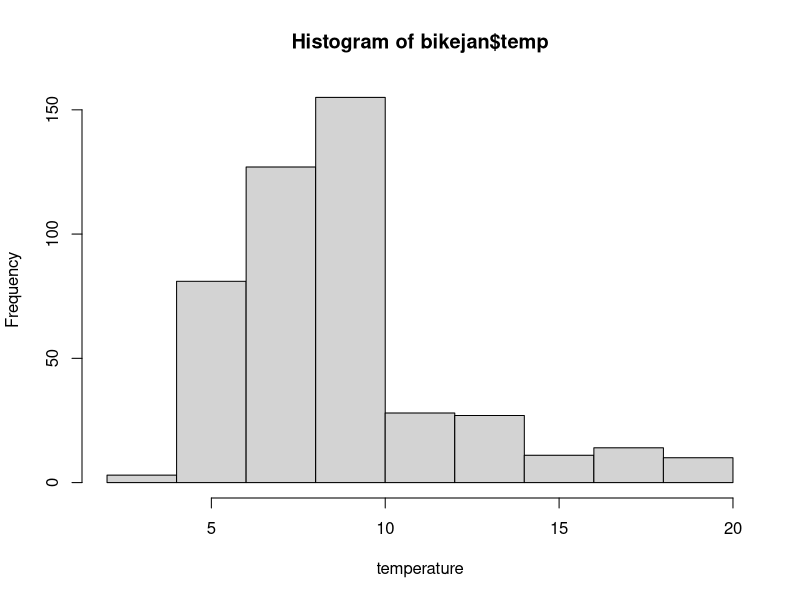
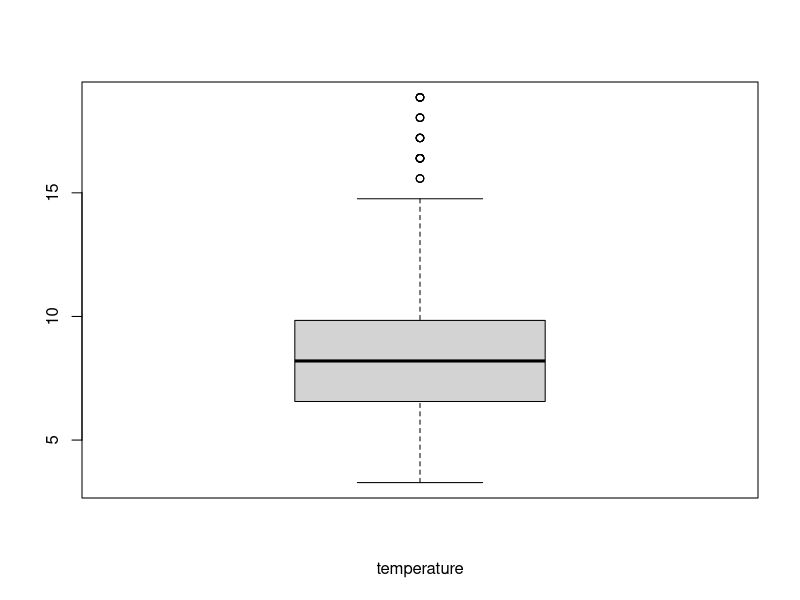
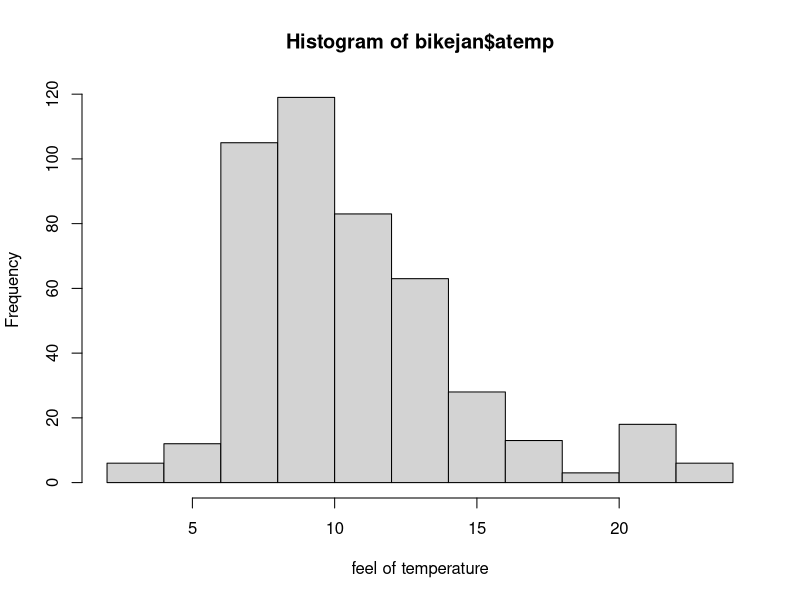
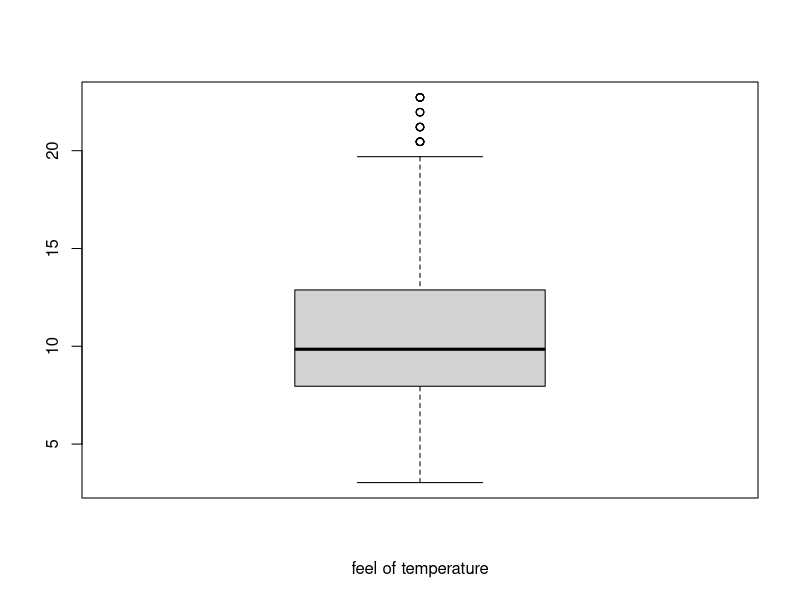
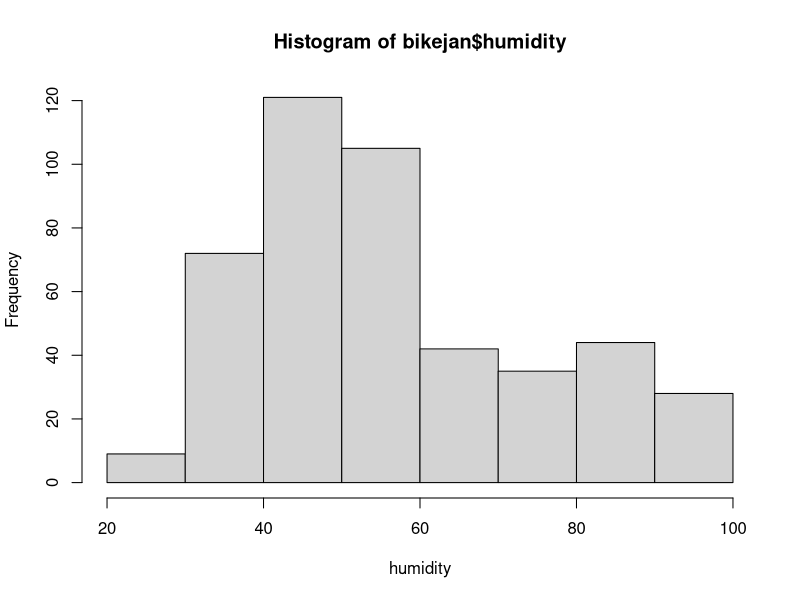
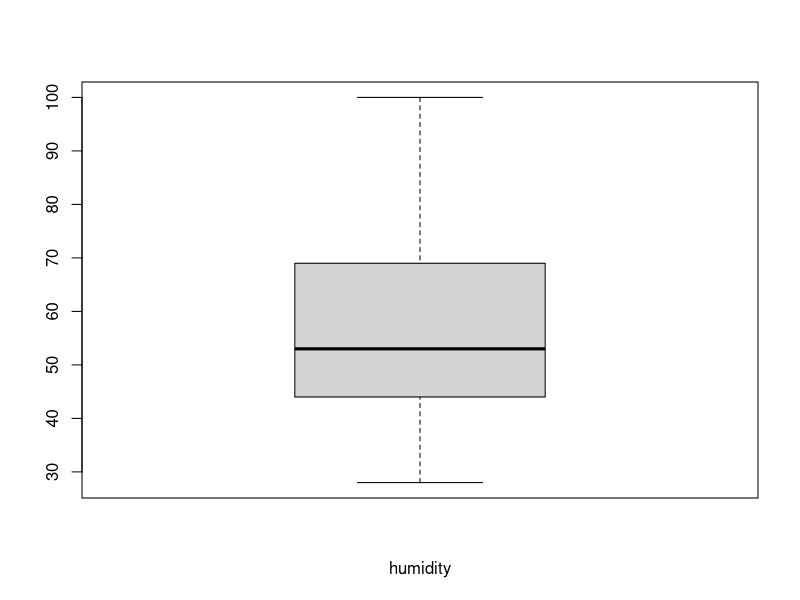
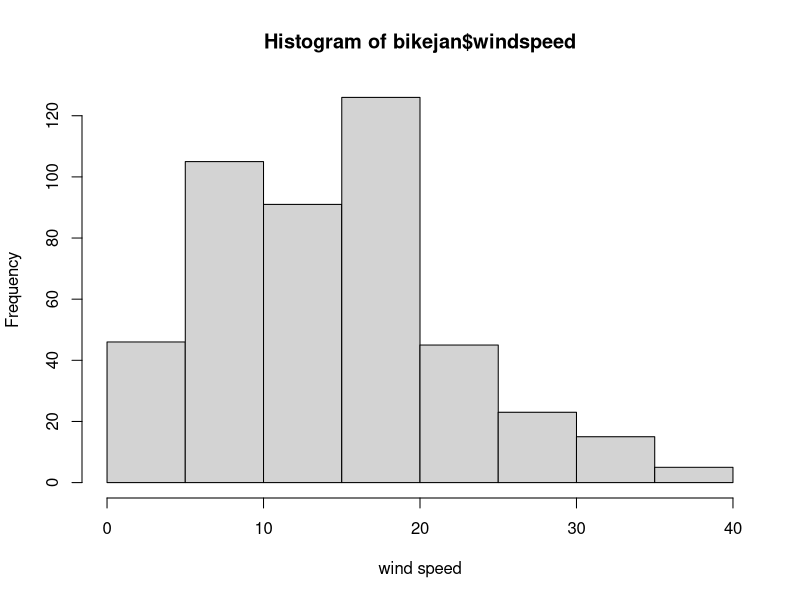
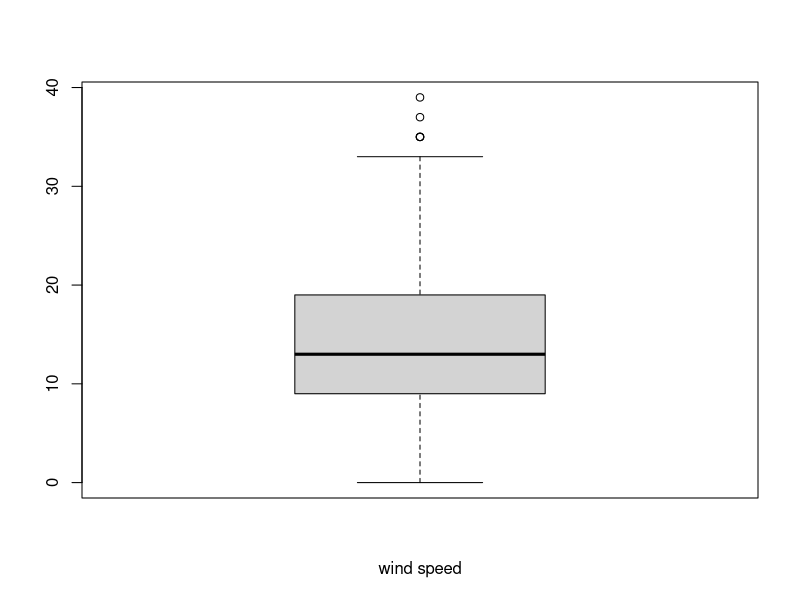

Recreate these plots in R, in order. (Note: this script raises an error after producing the figures.)
## ---- chunk 1
bikejan <- read.csv("bikejan.csv")
bikejan$datetime <- as.POSIXlt(as.character(bikejan$datetime))
str(bikejan)
summary(bikejan)
x <- 1:10
y <- 990:999
## ---- chunk 2
table(bikejan$season)/24
## ---- chunk 3
table(bikejan$holiday)/24
bikejan[(bikejan$holiday==1),c(15,17)]
## ---- chunk 4
table(bikejan$workingday)/24
table(bikejan$day)/24
## ---- chunk 5
table(bikejan$weather)/24
table(bikejan$weather)
## ---- chunk 6
hist(bikejan$temp,xlab="temperature")
boxplot(bikejan$temp,xlab="temperature")
quantile(bikejan$temp,c(x/1000,0.05,0.1,0.2,0.25,0.3,0.4,0.5,0.6,0.7,0.75,0.8,0.9,0.95,0.96,0.97,0.98,0.99,y/1000))
## ---- chunk 7
hist(bikejan$atemp,xlab="feel of temperature")
boxplot(bikejan$atemp,xlab="feel of temperature")
quantile(bikejan$atemp,c(x/1000,0.05,0.1,0.2,0.25,0.3,0.4,0.5,0.6,0.7,0.75,0.8,0.9,0.95,0.96,0.97,0.98,0.99,y/1000))
## ---- chunk 8
hist(bikejan$humidity,xlab="humidity")
boxplot(bikejan$humidity,xlab="humidity")
quantile(bikejan$humidity,c(x/1000,0.05,0.1,0.2,0.25,0.3,0.4,0.5,0.6,0.7,0.75,0.8,0.9,0.95,0.96,0.97,0.98,0.99,y/1000))
## ---- chunk 9
hist(bikejan$windspeed,xlab="wind speed")
boxplot(bikejan$windspeed,xlab="wind speed")
quantile(bikejan$windspeed,c(x/1000,0.05,0.1,0.2,0.25,0.3,0.4,0.5,0.6,0.7,0.75,0.8,0.9,0.95,0.96,0.97,0.98,0.99,y/1000))
## ---- chunk 10
hist(bikejan$count,xlab="count")
boxplot(bikejan$count,xlab="count")
quantile(bikejan$count,c(x/1000,0.05,0.1,0.2,0.25,0.3,0.4,0.5,0.6,0.7,0.75,0.8,0.9,0.95,0.96,0.97,0.98,0.99,y/1000))
## ---- chunk 11
boxplot(count~season,bikejan,xlab="season",ylab="count")
## ---- chunk 12
boxplot(count~holiday,bikejan,xlab="holiday",ylab="count")
## ---- chunk 13
boxplot(count~workingday,bikejan,xlab="workingday",ylab="count")
## ---- chunk 14
boxplot(count~weather,bikejan,xlab="weather",ylab="count")
## ---- chunk 15
plot(count~temp,bikejan[order(bikejan$temp),],type="l",xlab="temp",ylab="count")
plot(count~atemp,bikejan[order(bikejan$atemp),],type="l",xlab="atemp",ylab="count")
plot(count~humidity,bikejan[order(bikejan$humidity),],type="l",xlab="humidity",ylab="count")
plot(count~windspeed,bikejan[order(bikejan$windspeed),],type="l",xlab="humidity",ylab="count")
## ---- chunk 16
bikejan_hour <- aggregate(count~hour,bikejan,sum)
head(bikejan_hour[order(-bikejan_hour$count),],4)
plot(count~hour,bikejan_hour,type="l")
## ---- chunk 17
bikejan_day <- aggregate(count~day,bikejan,mean)
bikejan_day[order(-bikejan_day$count),]
plot(count~day,bikejan_day,cex.axis=0.50)
## ---- chunk 18
bikejan_date <- aggregate(count~date,bikejan,sum)
head(bikejan_date[order(-bikejan_date$count),])
tail(bikejan_date[order(-bikejan_date$count),])
plot(count~date,bikejan_date,type="l")
## ---- chunk 19
cor(bikejan[,-c(1,18,17,6,15,14,13,11,10)])
